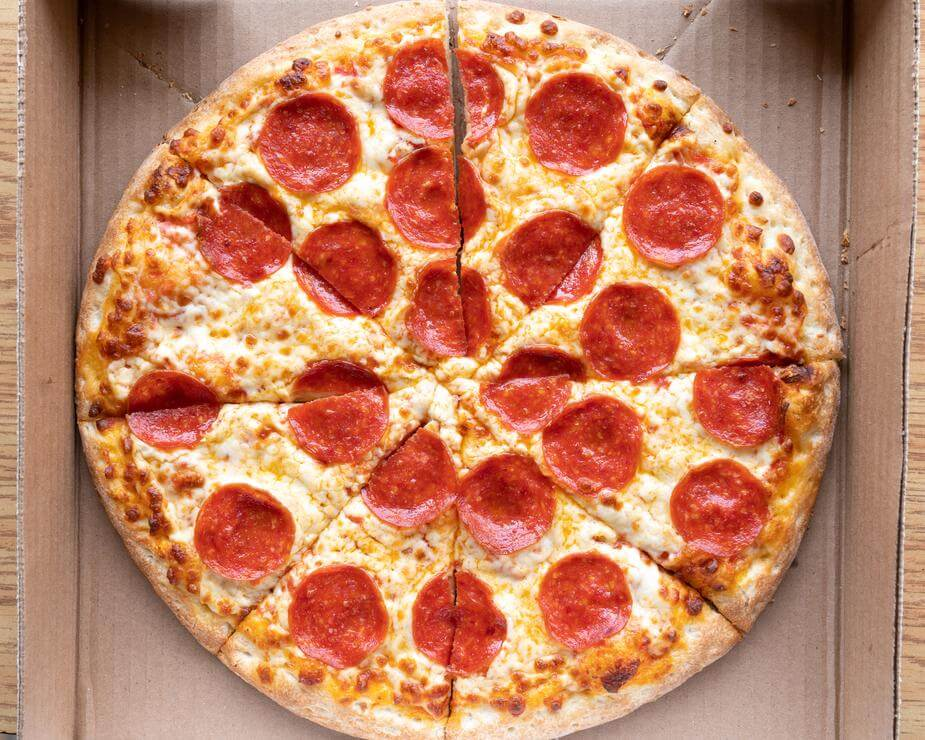
#> input picture resource/pizza.jpg, 925 x 740 px
$ python -i salami_segmentation_service.py   (imports and definitions only)
#> lines starting #> are read from the running program, lines starting #| are printed output that depends on the picture; after the words box and inside, x2 and y2 are one past the last pixel; in counts of white or black regions, pixels touching at a corner belong together
import cv2
import numpy as np
from pathlib import Path
import sys
import os
sys.path.append(os.path.dirname(os.path.dirname(os.path.abspath(__file__))))
from service.pizza_segmentation_service import PizzaSegmentationService


class SalamiSegmentationService:
    # Magic numbers for salami detection
    COLOR_QUANTIZATION_K = 6  # Number of colors for K-means clustering
    HUE_LOWER_BOUND = 0  # Lower bound for red hue (0-10 or 170-180)
    HUE_UPPER_BOUND_1 = 8  # Upper bound for first red range
    HUE_LOWER_BOUND_2 = 172  # Lower bound for second red range
    HUE_UPPER_BOUND_2 = 180  # Upper bound for second red range
    SATURATION_THRESHOLD = 120  # Minimum saturation for salami
    VALUE_THRESHOLD = 90  # Minimum value (brightness) for salami
    MORPHOLOGY_KERNEL_SIZE = 5  # Kernel size for morphological operations
    BILATERAL_D = 15  # Diameter of bilateral filter
    BILATERAL_SIGMA_COLOR = 80  # Color sigma for bilateral filter
    BILATERAL_SIGMA_SPACE = 80  # Space sigma for bilateral filter
    MIN_CONTOUR_AREA = 1000  # Minimum area for salami pieces
    THIN_LINE_KERNEL_SIZE = 7  # Kernel size for removing thin lines

    def __init__(self):
        pass

    def quantize_colors(self, image: np.ndarray, k: int) -> np.ndarray:
        """Apply K-means clustering to reduce colors in the image"""
        data = image.reshape((-1, 3))
        data = np.float32(data)

        criteria = (cv2.TERM_CRITERIA_EPS + cv2.TERM_CRITERIA_MAX_ITER, 10, 1.0)
        _, labels, centers = cv2.kmeans(data, k, None, criteria, 10, cv2.KMEANS_RANDOM_CENTERS)

        centers = np.uint8(centers)
        quantized_data = centers[labels.flatten()]
        quantized_image = quantized_data.reshape(image.shape)

        return quantized_image

    def detect_salami_by_color(self, image: np.ndarray) -> np.ndarray:
        """Detect salami regions based on color (red hue)"""
        # Apply bilateral filter for edge-preserving smoothing
        smoothed = cv2.bilateralFilter(image, self.BILATERAL_D, self.BILATERAL_SIGMA_COLOR, self.BILATERAL_SIGMA_SPACE)

        # Apply color quantization
        quantized = self.quantize_colors(smoothed, self.COLOR_QUANTIZATION_K)

        # Convert to HSV color space
        hsv = cv2.cvtColor(quantized, cv2.COLOR_BGR2HSV)

        # Create masks for red color ranges
        # Red wraps around in HSV, so we need two ranges
        lower_red1 = np.array([self.HUE_LOWER_BOUND, self.SATURATION_THRESHOLD, self.VALUE_THRESHOLD])
        upper_red1 = np.array([self.HUE_UPPER_BOUND_1, 255, 255])
        mask1 = cv2.inRange(hsv, lower_red1, upper_red1)

        lower_red2 = np.array([self.HUE_LOWER_BOUND_2, self.SATURATION_THRESHOLD, self.VALUE_THRESHOLD])
        upper_red2 = np.array([self.HUE_UPPER_BOUND_2, 255, 255])
        mask2 = cv2.inRange(hsv, lower_red2, upper_red2)

        # Combine masks
        salami_mask = cv2.bitwise_or(mask1, mask2)

        # Apply morphological operations to clean up the mask
        kernel = np.ones((self.MORPHOLOGY_KERNEL_SIZE, self.MORPHOLOGY_KERNEL_SIZE), np.uint8)
        salami_mask = cv2.morphologyEx(salami_mask, cv2.MORPH_CLOSE, kernel)
        salami_mask = cv2.morphologyEx(salami_mask, cv2.MORPH_OPEN, kernel)

        # Remove small contours
        contours, _ = cv2.findContours(salami_mask, cv2.RETR_EXTERNAL, cv2.CHAIN_APPROX_SIMPLE)
        filtered_mask = np.zeros_like(salami_mask)

        for contour in contours:
            area = cv2.contourArea(contour)
            if area > self.MIN_CONTOUR_AREA:
                cv2.drawContours(filtered_mask, [contour], -1, 255, -1)

        return filtered_mask

    def segment_salami(self, image_path: str) -> np.ndarray:
        """Main method to segment salami from pizza image"""
        image = cv2.imread(image_path)
        if image is None:
            raise ValueError(f"Could not read image from {image_path}")

        return self.detect_salami_by_color(image)

    def save_mask(self, mask: np.ndarray, output_path: str):
        """Save the segmentation mask"""
        Path(output_path).parent.mkdir(parents=True, exist_ok=True)
        cv2.imwrite(output_path, mask)


# [39 lines not run here, left out]

>>> import cv2
>>> picture = cv2.imread('../resource/pizza.jpg')
#> picture is the input picture: shape (740, 925, 3); mean B, G, R 100.3, 132.4, 196
>>> result = SalamiSegmentationService().detect_salami_by_color(picture)
#> in detect_salami_by_color, `smoothed = cv2.bilateralFilter(image, self.BILATERAL_D, self.BILATERAL..`:
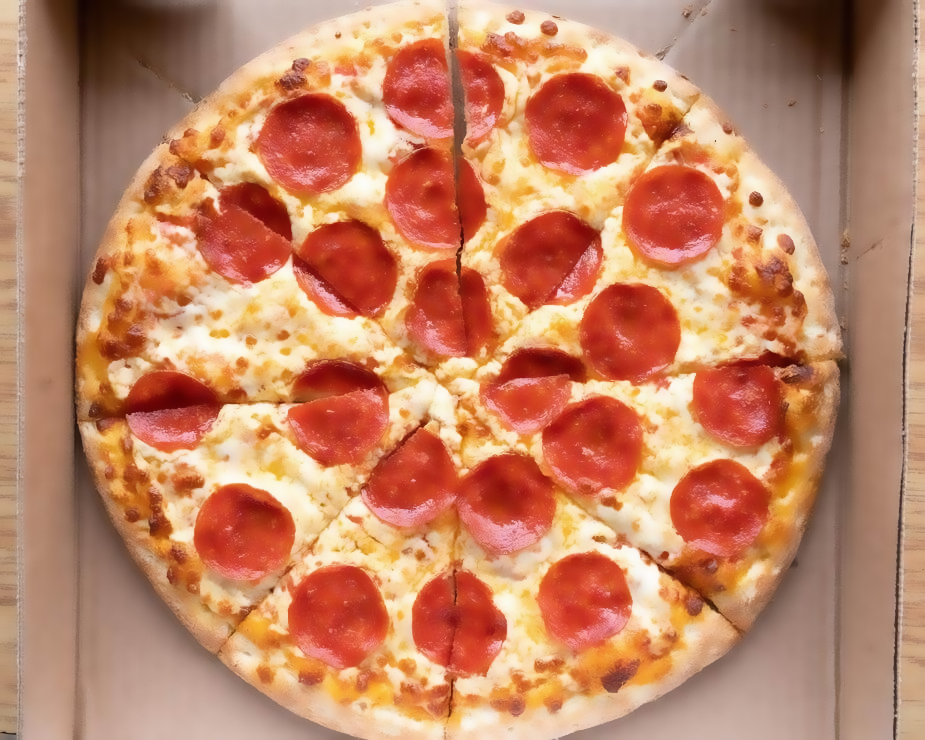
#> smoothed: shape (740, 925, 3); mean B, G, R 100.3, 132.4, 196.1
#> in quantize_colors, `_, labels, centers = cv2.kmeans(data, k, None, criteria, 10, cv2.KMEAN..`: centers = [[108.6, 127.1, 163.9], [33.9, 48.49, 100.7], [138.5, 175.7, 220.7], [187, 221.9, 246.2], [74.18, 134.3, 222.8], [37.3, 65.04, 191.1]]
#> in quantize_colors, `centers = np.uint8(centers)`: centers = [[108, 127, 163], [33, 48, 100], [138, 175, 220], [186, 221, 246], [74, 134, 222], [37, 65, 191]]
#> in quantize_colors, `quantized_image = quantized_data.reshape(image.shape)`:
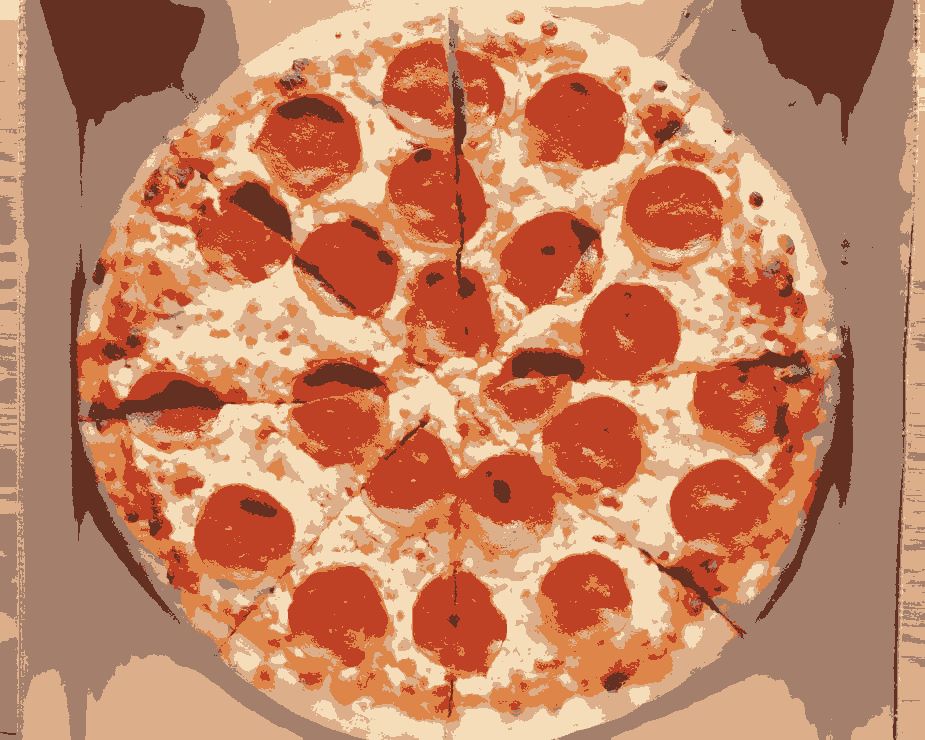
#> quantized_image: shape (740, 925, 3); mean B, G, R 99.8, 132, 195.5
#> in detect_salami_by_color, `hsv = cv2.cvtColor(quantized, cv2.COLOR_BGR2HSV)`: hsv: shape (740, 925, 3); mean H, S, V 11, 127.8, 195.5
#> in detect_salami_by_color, `mask1 = cv2.inRange(hsv, lower_red1, upper_red1)`:
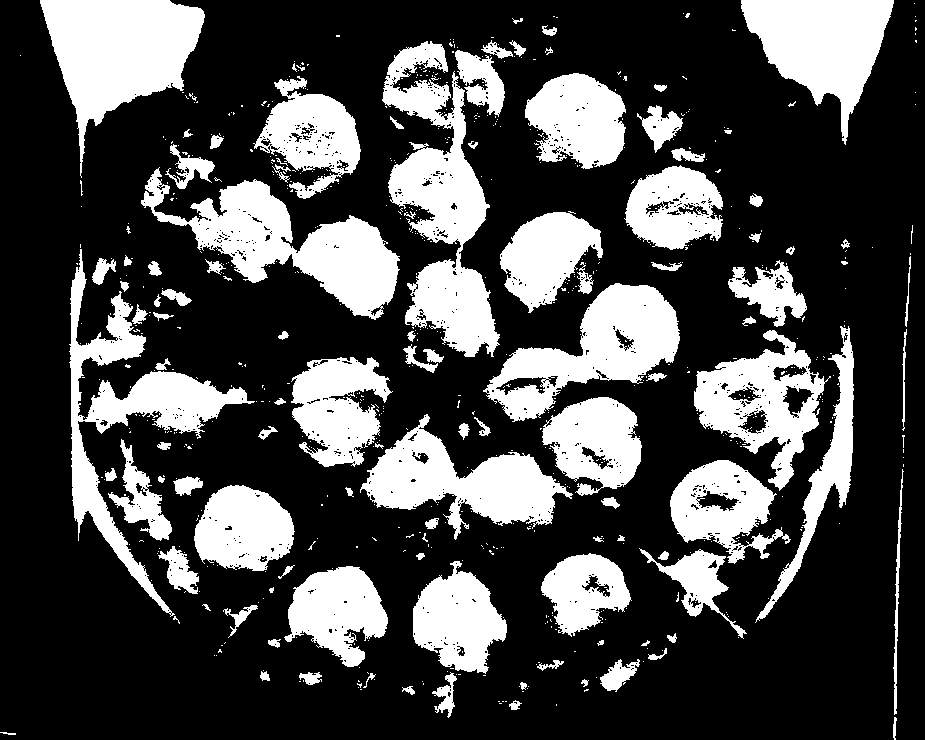
#> mask1: shape (740, 925); 28.6% white; 689 white regions (577 under 20 px), largest, box (x1, y1, x2, y2) and area: (382, 41, 500, 357) 16234, (40, 0, 205, 178) 14258, (141, 167, 400, 320) 14139
#> in detect_salami_by_color, `mask2 = cv2.inRange(hsv, lower_red2, upper_red2)`: mask2: shape (740, 925); every value is 0
#> in detect_salami_by_color, `salami_mask = cv2.morphologyEx(salami_mask, cv2.MORPH_CLOSE, kernel)`:
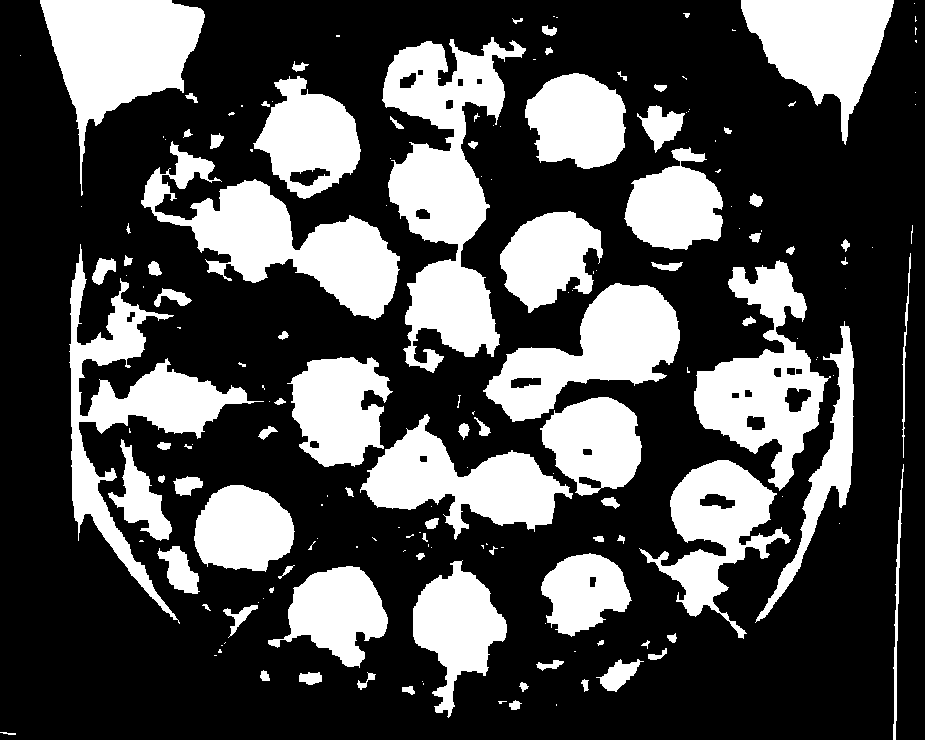
#> salami_mask: shape (740, 925); 30.8% white; 177 white regions (87 under 20 px), largest, box (x1, y1, x2, y2) and area: (382, 37, 526, 373) 21591, (141, 141, 400, 320) 16149, (40, 0, 205, 196) 14339
#> in detect_salami_by_color, `salami_mask = cv2.morphologyEx(salami_mask, cv2.MORPH_OPEN, kernel)`:
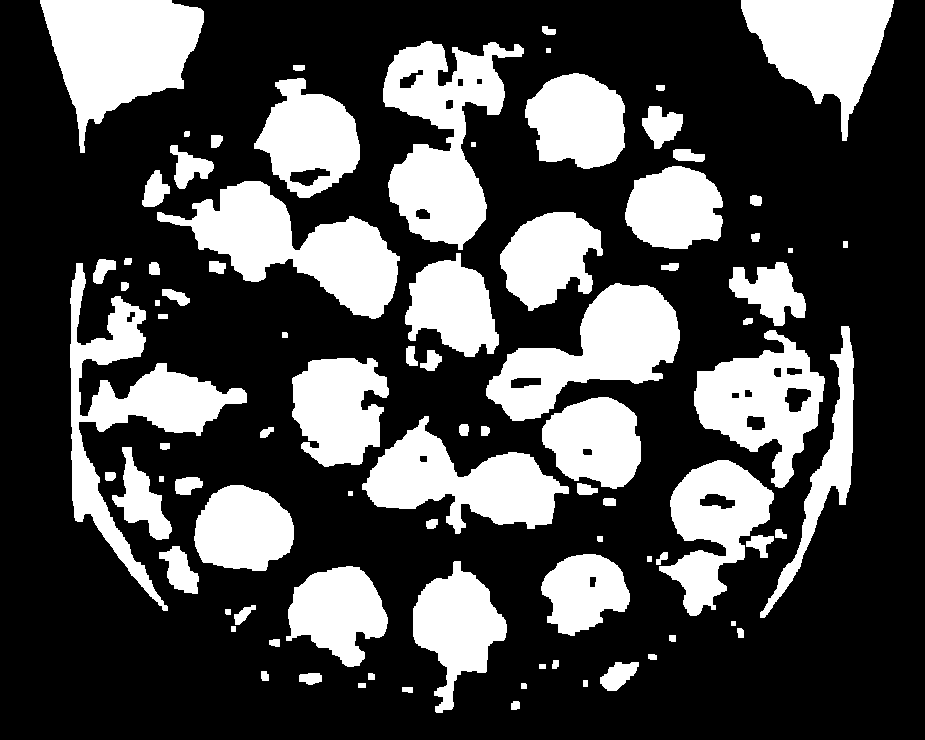
#> salami_mask: shape (740, 925); 30% white; 87 white regions
#> in detect_salami_by_color, `contours, _ = cv2.findContours(salami_mask, cv2.RETR_EXTERNAL, cv2.CHA..`: contours = 87 contours, 5 with area under 20; largest, box (x1, y1, x2, y2) and area: (383, 41, 524, 250) 14570, (40, 0, 204, 153) 13954, (157, 181, 400, 319) 13748, (70, 263, 247, 611) 12971, (486, 283, 680, 421) 12487
#> the loop in detect_salami_by_color, `for contour in contours:` made 87 passes
#> area on passes 1, 2, 3, 6, 7, 8, 10, 11, 12, 13, 14, 15: 57.5, 44.5, 24.5, 34.5, 190, 56, 640.5, 41, 37, 59.5, 34.5, 47.5
#> (contour, area) on passes 4, 5, 9, 16, 22, 35: ([[358, 683], [358, 687], [365, 687], [365, 683]], 28), ([[583, 680], [583, 686], [587, 686], [587, 680]], 24), ([[539, 664], [539, 668], [545, 668], [545, 664]], 24), ([[231, 626], [231, 631], [235, 631], [235, 626]], 20), ([[647, 556], [647, 561], [651, 561], [651, 556]], 20), ([[159, 476], [159, 481], [163, 481], [163, 476]], 20)
#> after the loop in detect_salami_by_color, `for contour in contours:`:
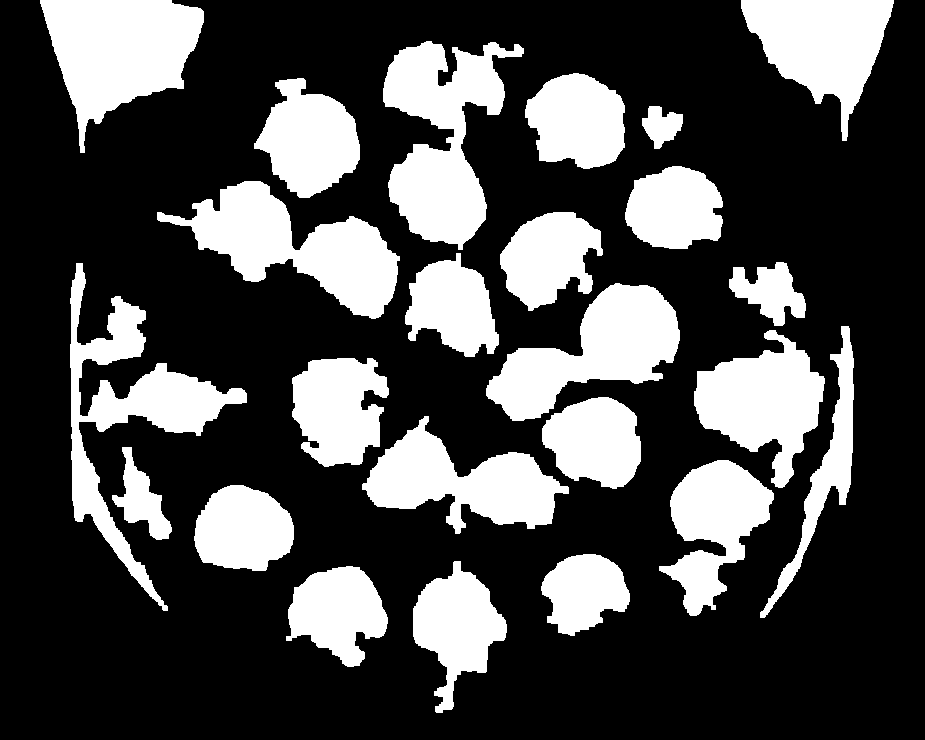
#> filtered_mask: shape (740, 925); 29% white; 24 white regions, largest, box (x1, y1, x2, y2) and area: (383, 41, 524, 250) 15031, (40, 0, 204, 153) 14226, (157, 181, 400, 319) 14121

$ run again, on resource/cutted3.jpg
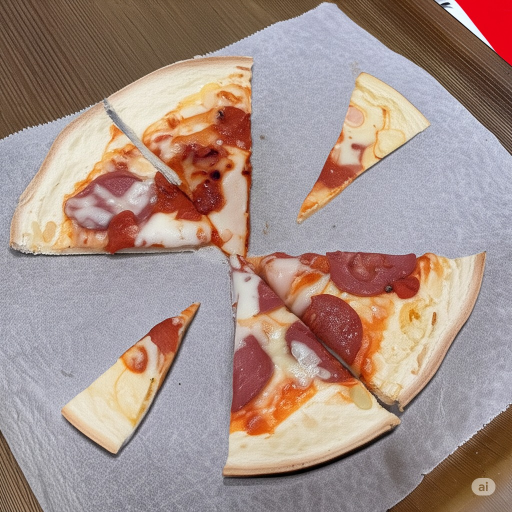
#> input picture resource/cutted3.jpg, 1024 x 1024 px (shown at 1/2 size)
#> picture is the input picture: shape (1024, 1024, 3); mean B, G, R 135.8, 143.9, 166
#> in quantize_colors, `_, labels, centers = cv2.kmeans(data, k, None, criteria, 10, cv2.KMEAN..`: centers = [[53.51, 70.54, 109.7], [187.3, 211.8, 225.6], [49.2, 81.9, 189], [126.7, 167.1, 210.6], [181.2, 169.8, 170.5], [131.9, 129.7, 140.1]]
#> in quantize_colors, `centers = np.uint8(centers)`: centers = [[53, 70, 109], [187, 211, 225], [49, 81, 188], [126, 167, 210], [181, 169, 170], [131, 129, 140]]
#> hsv: shape (1024, 1024, 3); mean H, S, V 70.8, 64.5, 169.8
#> in detect_salami_by_color, `mask1 = cv2.inRange(hsv, lower_red1, upper_red1)`:
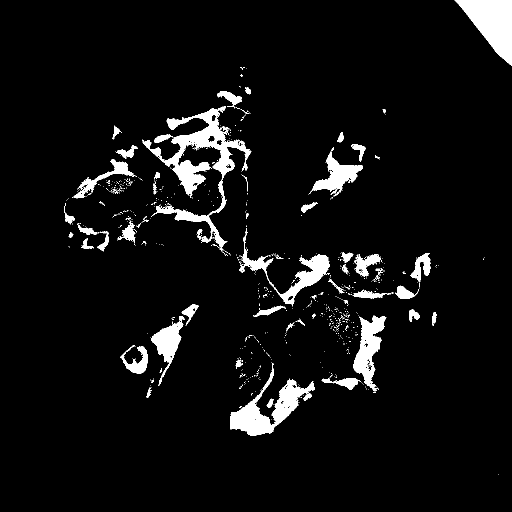
#> mask1: shape (1024, 1024) (shown at 1/2 size); 5.7% white; 755 white regions (691 under 20 px), largest, box (x1, y1, x2, y2) and area: (285, 212, 503, 509) 12765, (909, 0, 1024, 132) 8031, (460, 725, 630, 871) 7198
#> mask2: shape (1024, 1024); every value is 0
#> contours = 69 contours, 6 with area under 20; largest, box (x1, y1, x2, y2) and area: (303, 213, 501, 392) 9866, (911, 0, 1024, 130) 7836, (460, 759, 629, 871) 7124, (707, 632, 771, 786) 4556, (626, 309, 725, 393) 3379
#> the loop in detect_salami_by_color, `for contour in contours:` made 69 passes
#> area on passes 1, 2, 4, 5, 6, 7, 8, 10: 110, 41, 7123.5, 91.5, 584, 33.5, 164, 153.5
#> after the loop in detect_salami_by_color, `for contour in contours:`:
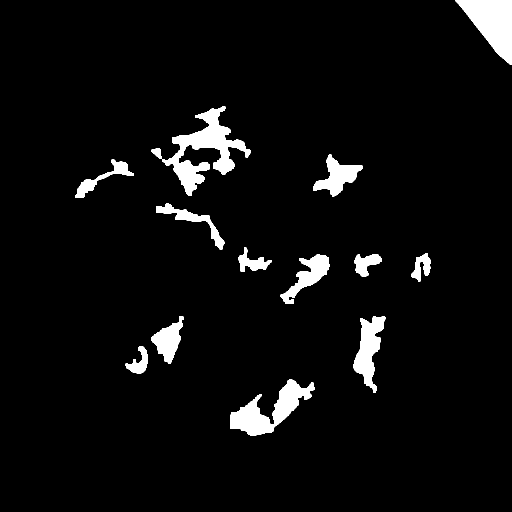
#> filtered_mask: shape (1024, 1024) (shown at 1/2 size); 4.8% white; 13 white regions, largest, box (x1, y1, x2, y2) and area: (303, 213, 501, 392) 10419, (911, 0, 1024, 130) 8025, (460, 759, 629, 871) 7421
